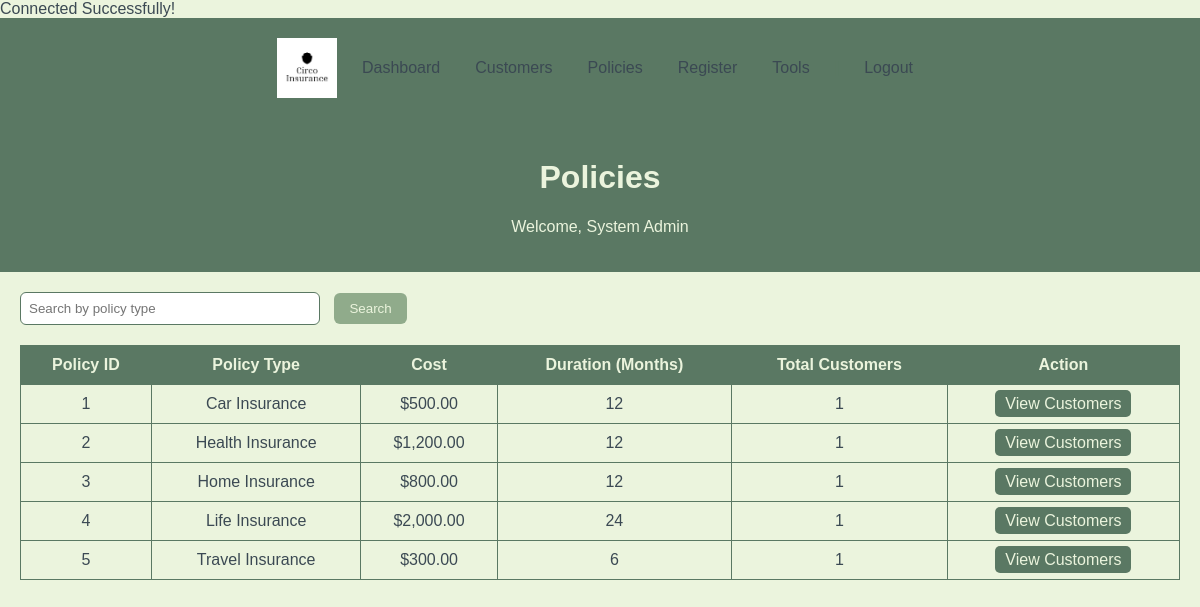
/WEBAPP/policies.php (signed in), run on the app's committed database.
### tables this page shows
CREATE TABLE IF NOT EXISTS `Policy` (
		  `policy_id` INT NOT NULL AUTO_INCREMENT,
		  `policy_type` VARCHAR(50) NOT NULL,
		  `policy_cost` DECIMAL(10,2) NOT NULL,
		  `policy_durationMonths` INT NOT NULL,
		PRIMARY KEY (`policy_id`));

### WEBAPP/policies.php (the view, shortened to what this page needs)
<?php
require_once "./config/database.php";
include("./includes/header.php");
$search_type = $_GET['type'] ?? '';
$policy_summary = [];
$stmt = $conn->prepare("CALL sp_GetPoliciesByType(?)");
$stmt->bind_param("s", $search_type);
$stmt->execute();
$res = $stmt->get_result();
while ($row = $res->fetch_assoc()) {
    $policy_summary[] = $row;
}
?>
<!DOCTYPE html>
<html lang="en">
<head>
</head>
<body>
<header>
    <h1>Policies</h1>
    <p>Welcome, <?php echo $_SESSION['staff_name']; ?></p>
</header>
<div class="container">
    <form method="get">
        <input type="text" name="type" placeholder="Search by policy type" value="<?php echo htmlspecialchars($search_type); ?>">
        <button type="submit">Search</button>
    </form>
    <table>
        <tr>
            <th>Policy ID</th>
            <th>Policy Type</th>
            <th>Cost</th>
            <th>Duration (Months)</th>
            <th>Total Customers</th>
            <th>Action</th>
        </tr>
        <?php if (count($policy_summary) > 0): ?>
            <?php foreach($policy_summary as $p): ?>
            <tr>
                <td><?php echo $p['policy_id']; ?></td>
                <td><?php echo $p['policy_type']; ?></td>
                <td>$<?php echo number_format($p['policy_cost'], 2); ?></td>
                <td><?php echo $p['policy_durationMonths']; ?></td>
                <td><?php echo $p['total_customers']; ?></td>
                <td>
                    <a href="?type=<?php echo urlencode($search_type); ?>&policy_id=<?php echo $p['policy_id']; ?>" style="color:#EBF4DD; background:#5A7863; padding:5px 10px; border-radius:5px; text-decoration:none;">View Customers</a>
                </td>
            </tr>
            <?php endforeach; ?>
        <?php else: ?>
            <tr><td colspan="6">No policies found.</td></tr>
        <?php endif; ?>
    </table>
</div>
</body>
</html>

### WEBAPP/includes/header.php (style rules this page uses)
body { background-color: #EBF4DD; color: #3B4953; font-family: Arial, sans-serif; margin: 0; padding: 0; }
header { text-align: center; padding: 15px 0; border-bottom: 0px solid rgba(90, 120, 99, 0.15); }

### WEBAPP/policies.php (style rules this page uses)
body { font-family: Arial; background: #EBF4DD; color: #3B4953; margin: 0; padding: 0; }
header { background: #5A7863; color: #EBF4DD; padding: 20px; text-align: center; }
.container { padding: 20px; max-width: 1200px; margin: auto; }
input[type="text"] { padding: 8px; width: 300px; margin-right: 10px; border-radius: 6px; border: 1px solid #5A7863; }
button { padding: 8px 15px; border: none; border-radius: 6px; background: #90AB8B; color: #EBF4DD; cursor: pointer; }
table { width: 100%; border-collapse: collapse; margin-top: 20px; background: #EBF4DD; }
th, td { border: 1px solid #5A7863; padding: 10px; text-align: center; }
th { background: #5A7863; color: #EBF4DD; }

### data on the page
policy: policy_id "1", policy_type "Car Insurance", policy_cost "500.00", policy_durationMonths "12", total_customers "1"
policy: policy_id "2", policy_type "Health Insurance", policy_cost "1,200.00", policy_durationMonths "12", total_customers "1"
policy: policy_id "3", policy_type "Home Insurance", policy_cost "800.00", policy_durationMonths "12", total_customers "1"
policy: policy_id "4", policy_type "Life Insurance", policy_cost "2,000.00", policy_durationMonths "24", total_customers "1"
policy: policy_id "5", policy_type "Travel Insurance", policy_cost "300.00", policy_durationMonths "6", total_customers "1"

### other printed values
$_SESSION['staff_name'] "System Admin"
